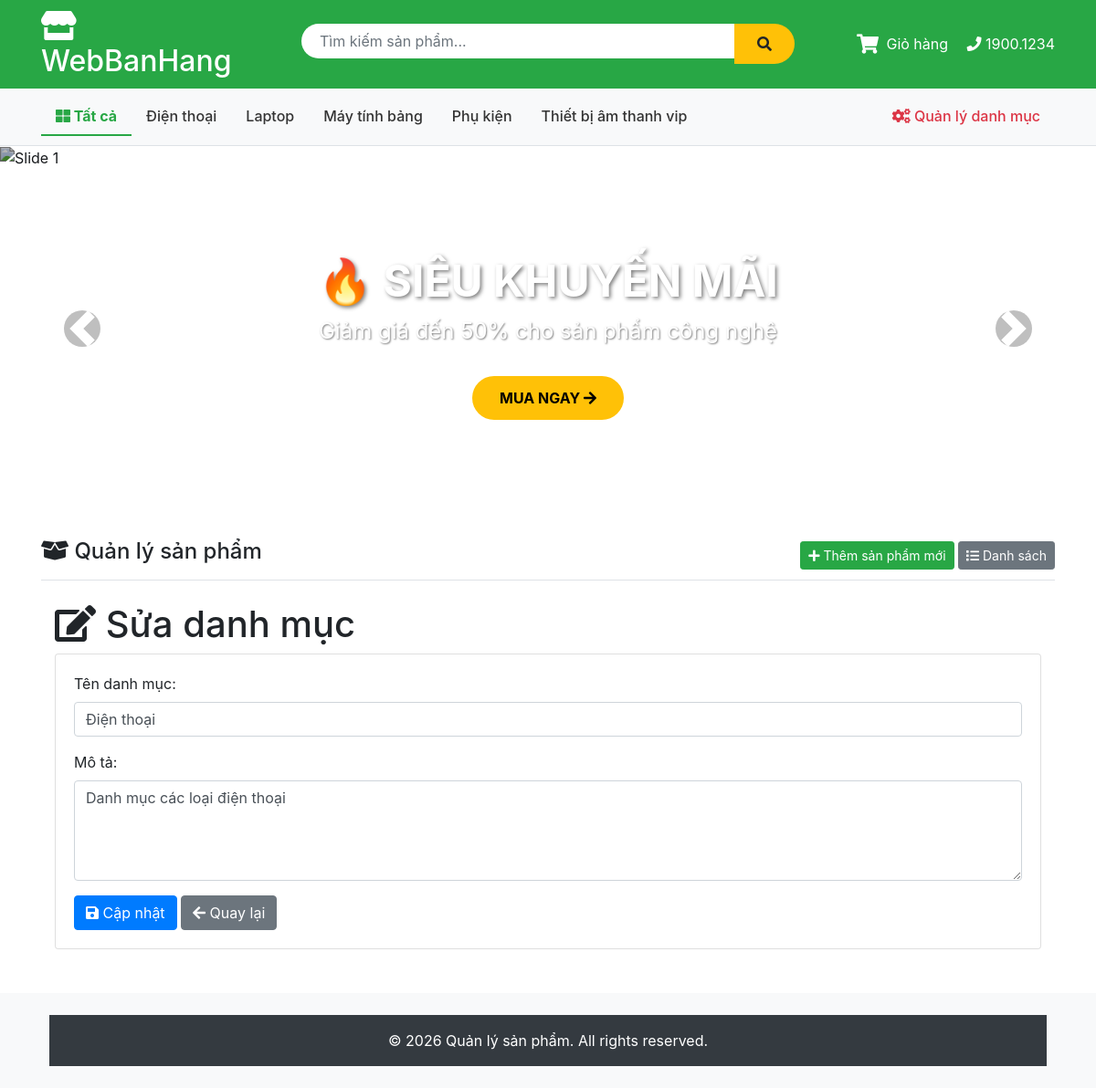
The page /Category/edit/1 on the database its author committed.
### tables this page shows
CREATE TABLE IF NOT EXISTS `category` (
  `id` int NOT NULL AUTO_INCREMENT,
  `name` varchar(100) NOT NULL,
  `description` text,
  PRIMARY KEY (`id`)
);

### index.php (called while the page is built, shortened)
<?php
require_once 'app/config/database.php';
$url = $_GET['url'] ?? '';
$url = rtrim($url, '/');
$url = filter_var($url, FILTER_SANITIZE_URL);
$url = explode('/', $url);
$action = isset($url[1]) && $url[1] != '' ? $url[1] : 'index';
$controller = new $controllerName();
call_user_func_array([$controller, $action], array_slice($url, 2));
?>

### app/config/database.php (called while the page is built, shortened)
<?php
class Database {
    private $host = "localhost";
    private $db_name = "my_store";
    private $username = "root";
    private $password = "";
    public function getConnection() {
        $this->conn = null;
        try {
            $this->conn = new PDO(
                "mysql:host=" . $this->host . ";dbname=" . $this->db_name,
                $this->username,
                $this->password
            );
            $this->conn->exec("set names utf8");
        } catch(PDOException $exception) {
            echo "Connection error: " . $exception->getMessage();
        }
        return $this->conn;
    }
}
?>

### app/models/CategoryModel.php (called while the page is built, shortened)
<?php
class CategoryModel {
    private $conn;
    private $table_name = "category";
    public function __construct($db) {
        $this->conn = $db;
    }
    public function getCategoryById($id) {
        $query = "SELECT * FROM " . $this->table_name . " WHERE id = :id";
        $stmt = $this->conn->prepare($query);
        $stmt->bindParam(':id', $id);
        $stmt->execute();
        return $stmt->fetch(PDO::FETCH_OBJ);
    }
}
?>

### app/views/category/edit.php (the view, shortened to what this page needs)
<?php include 'app/views/shares/header.php'; ?>
<div class="container mt-4">
    <h1>
        <i class="fas fa-edit"></i> Sửa danh mục
    </h1>
    <div class="card">
        <div class="card-body">
            <form method="POST" action="/Category/update">
                <div class="form-group">
                    <label for="name">Tên danh mục:</label>
                    <input type="text" class="form-control" id="name" name="name"
                           value="<?php echo htmlspecialchars($category->name); ?>" required>
                </div>
                <div class="form-group">
                    <label for="description">Mô tả:</label>
                    <textarea class="form-control" id="description" name="description"
                              rows="4"><?php echo htmlspecialchars($category->description); ?></textarea>
                </div>
                <button type="submit" class="btn btn-primary">
                    <i class="fas fa-save"></i> Cập nhật
                </button>
                <a href="/Category/list" class="btn btn-secondary">
                    <i class="fas fa-arrow-left"></i> Quay lại
                </a>
            </form>
        </div>
    </div>
</div>
<?php include 'app/views/shares/footer.php'; ?>

### app/views/shares/header.php (shortened to what this page needs)
<!DOCTYPE html>
<html lang="vi">
<head>
    <link href="https://stackpath.bootstrapcdn.com/bootstrap/4.5.2/css/bootstrap.min.css" rel="stylesheet">
    <link rel="stylesheet" href="https://cdnjs.cloudflare.com/ajax/libs/font-awesome/5.15.4/css/all.min.css">
</head>
<body>
    <div class="header-top">
        <div class="container">
            <div class="row align-items-center">
                <div class="col-md-3">
                    <h2 class="text-white mb-0">
                        <a href="/Product" style="color: white; text-decoration: none; transition: opacity 0.2s;"
                           onmouseover="this.style.opacity='0.8'" onmouseout="this.style.opacity='1'">
                            <i class="fas fa-store"></i> WebBanHang
                        </a>
                    </h2>
                </div>
                <div class="col-md-6">
                    <form action="/Product/search" method="GET" class="search-box d-flex">
                        <input type="text" name="keyword" class="form-control" placeholder="Tìm kiếm sản phẩm..."
                               value="<?php echo htmlspecialchars($_GET['keyword'] ?? ''); ?>">
                        <button type="submit" class="btn btn-warning"><i class="fas fa-search"></i></button>
                    </form>
                </div>
                <div class="col-md-3 text-white text-right">
                    <a href="/Product/cart" class="text-white mr-3 position-relative" style="text-decoration: none;">
                        <span class="cart-icon-wrapper">
                            <i class="fas fa-shopping-cart fa-lg"></i>
                        </span>
                        <span class="ml-1 d-none d-md-inline">Giỏ hàng</span>
                    </a>
                    <span><i class="fas fa-phone"></i> 1900.1234</span>
                </div>
            </div>
        </div>
    </div>
    <div class="category-nav">
        <div class="container">
            <ul class="nav">
                <li class="nav-item">
                    <a class="nav-link <?php echo (!isset($_GET['category'])) ? 'active' : ''; ?>"
                       href="/Product">
                        <i class="fas fa-th-large"></i> Tất cả
                    </a>
                </li>
                <?php
                $db = (new Database())->getConnection();
                $stmt = $db->query("SELECT * FROM category ORDER BY name ASC");
                $categories = $stmt->fetchAll(PDO::FETCH_OBJ);
                foreach($categories as $cat):
                    $isActive = (isset($_GET['category']) && $_GET['category'] == $cat->id) ? 'active' : '';
                ?>
                <li class="nav-item">
                    <a class="nav-link <?php echo $isActive; ?>"
                       href="/Product?category=<?php echo $cat->id; ?>">
                        <?php echo htmlspecialchars($cat->name); ?>
                    </a>
                </li>
                <?php endforeach; ?>
                <li class="nav-item ml-auto">
                    <a class="nav-link admin-link" href="/Category/list">
                        <i class="fas fa-cogs"></i> Quản lý danh mục
                    </a>
                </li>
            </ul>
        </div>
    </div>
    <div class="banner-slider">
        <div id="mainSlider" class="carousel slide" data-ride="carousel" data-interval="4000">
            <ol class="carousel-indicators">
                <li data-target="#mainSlider" data-slide-to="0" class="active"></li>
                <li data-target="#mainSlider" data-slide-to="1"></li>
                <li data-target="#mainSlider" data-slide-to="2"></li>
            </ol>
            <div class="carousel-inner">
                <div class="carousel-item active">
                    <img src="https://images.unsplash.com/photo-1607082348824-0a96f2a4b9da?w=1200" alt="Slide 1">
                    <div class="carousel-caption">
                        <h3>🔥 SIÊU KHUYẾN MÃI</h3>
                        <p>Giảm giá đến 50% cho sản phẩm công nghệ</p>
                        <a href="/Product" class="btn-shop-now">MUA NGAY <i class="fas fa-arrow-right"></i></a>
                    </div>
                </div>
            </div>
            <a class="carousel-control-prev" href="#mainSlider" role="button" data-slide="prev">
                <span class="carousel-control-prev-icon" aria-hidden="true"></span>
            </a>
            <a class="carousel-control-next" href="#mainSlider" role="button" data-slide="next">
                <span class="carousel-control-next-icon" aria-hidden="true"></span>
            </a>
        </div>
    </div>
    <div class="container mt-4">
        <div class="d-flex justify-content-between align-items-center mb-3 border-bottom pb-2">
            <h4><i class="fas fa-box-open"></i> Quản lý sản phẩm</h4>
            <div>
                <a href="/Product/add" class="btn btn-success btn-sm">
                    <i class="fas fa-plus"></i> Thêm sản phẩm mới
                </a>
                <a href="/Product" class="btn btn-secondary btn-sm">
                    <i class="fas fa-list"></i> Danh sách
                </a>
            </div>
        </div>

### app/views/shares/header.php (style rules this page uses)
.header-top { background: #28a745; padding: 10px 0; }
.search-box { max-width: 600px; margin: 0 auto; }
.search-box input { border-radius: 25px 0 0 25px; border: none; padding: 10px 20px; }
.search-box button { border-radius: 0 25px 25px 0; background: #ffc107; border: none; padding: 10px 25px; }
.category-nav { background: #f8f9fa; padding: 10px 0; border-bottom: 1px solid #dee2e6; }
.category-nav .nav-link { color: #333; font-weight: 500; }
.category-nav .nav-link.active { color: #28a745; font-weight: bold; border-bottom: 2px solid #28a745; }
.admin-link { color: #dc3545 !important; font-weight: bold; }
.cart-icon-wrapper { position: relative; display: inline-block; }
.banner-slider { position: relative; margin-bottom: 30px; }
.banner-slider .carousel-item { height: 400px; }
.banner-slider .carousel-item img { height: 100%; object-fit: cover; filter: brightness(0.7); }
.banner-slider .carousel-caption { bottom: 20%; }
.banner-slider .carousel-caption h3 { font-size: 3rem; font-weight: bold; text-shadow: 2px 2px 4px rgba(0,0,0,0.5); animation: fadeInDown 1s ease; }
.banner-slider .carousel-caption p { font-size: 1.5rem; text-shadow: 1px 1px 2px rgba(0,0,0,0.5); animation: fadeInUp 1s ease; }
.banner-slider .carousel-control-prev-icon, .banner-slider .carousel-control-next-icon { background-color: rgba(0,0,0,0.5); border-radius: 50%; padding: 20px; }
.banner-slider .carousel-indicators li { width: 15px; height: 15px; border-radius: 50%; margin: 0 5px; }
.btn-shop-now { background: #ffc107; color: #000; padding: 12px 30px; border-radius: 25px; font-weight: bold; text-decoration: none; display: inline-block; margin-top: 15px; transition: all 0.3s; }

### rows shown on the page
category: name "Điện thoại", description "Danh mục các loại điện thoại"
category: name "Laptop"
category: name "Máy tính bảng"
category: name "Phụ kiện"
category: name "Thiết bị âm thanh vip"
